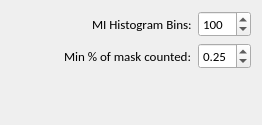
              <widget class="QWidget" name="page">
               <property name="geometry">
                <rect>
                 <x>0</x>
                 <y>0</y>
                 <width>262</width>
                 <height>125</height>
                </rect>
               </property>
               <attribute name="label">
                <string>METRIC OPTIONS</string>
               </attribute>
               <layout class="QGridLayout" name="gridLayout_5">
                <item row="2" column="0">
                 <layout class="QHBoxLayout" name="m_MetricZRadiusLabelLayout_14">
                  <item>
                   <spacer name="m_MetricZRadiusLabelSpace_14">
                    <property name="orientation">
                     <enum>Qt::Horizontal</enum>
                    </property>
                    <property name="sizeHint" stdset="0">
                     <size>
                      <width>40</width>
                      <height>20</height>
                     </size>
                    </property>
                   </spacer>
                  </item>
                  <item>
                   <widget class="QLabel" name="label_13">
                    <property name="font">
                     <font>
                      <family>Calibri</family>
                      <pointsize>10</pointsize>
                     </font>
                    </property>
                    <property name="styleSheet">
                     <string notr="true">background-color: rgba(255, 255, 255, 0);</string>
                    </property>
                    <property name="text">
                     <string>MI Histogram Bins:</string>
                    </property>
                   </widget>
                  </item>
                 </layout>
                </item>
                <item row="2" column="1">
                 <widget class="QSpinBox" name="m_HistogramBinsSpin">
                  <property name="font">
                   <font>
                    <family>Calibri</family>
                    <pointsize>10</pointsize>
                   </font>
                  </property>
                  <property name="toolTip">
                   <string>This controls the mutual information # of histogram bins when using images as your input.</string>
                  </property>
                  <property name="minimum">
                   <number>1</number>
                  </property>
                  <property name="maximum">
                   <number>1000</number>
                  </property>
                  <property name="singleStep">
                   <number>10</number>
                  </property>
                  <property name="value">
                   <number>100</number>
                  </property>
                 </widget>
                </item>
                <item row="3" column="0">
                 <layout class="QHBoxLayout" name="m_MetricZRadiusLabelLayout_15">
                  <item>
                   <spacer name="m_MetricZRadiusLabelSpace_15">
                    <property name="orientation">
                     <enum>Qt::Horizontal</enum>
                    </property>
                    <property name="sizeHint" stdset="0">
                     <size>
                      <width>40</width>
                      <height>20</height>
                     </size>
                    </property>
                   </spacer>
                  </item>
                  <item>
                   <widget class="QLabel" name="label_16">
                    <property name="font">
                     <font>
                      <family>Calibri</family>
                      <pointsize>10</pointsize>
                     </font>
                    </property>
                    <property name="styleSheet">
                     <string notr="true">background-color: rgba(255, 255, 255, 0);</string>
                    </property>
                    <property name="text">
                     <string>Min % of mask counted:</string>
                    </property>
                   </widget>
                  </item>
                 </layout>
                </item>
                <item row="3" column="1">
                 <widget class="QDoubleSpinBox" name="m_MinPercentPixelsSpin">
                  <property name="font">
                   <font>
                    <family>Calibri</family>
                    <pointsize>10</pointsize>
                   </font>
                  </property>
                  <property name="toolTip">
                   <string>When registering masks, set the minimum % of pixels to be within the bounding box for the metric to work.</string>
                  </property>
                  <property name="maximum">
                   <double>1.000000000000000</double>
                  </property>
                  <property name="singleStep">
                   <double>0.100000000000000</double>
                  </property>
                  <property name="value">
                   <double>0.250000000000000</double>
                  </property>
                 </widget>
                </item>
                <item row="4" column="0">
                 <spacer name="verticalSpacer_3">
                  <property name="orientation">
                   <enum>Qt::Vertical</enum>
                  </property>
                  <property name="sizeHint" stdset="0">
                   <size>
                    <width>20</width>
                    <height>40</height>
                   </size>
                  </property>
                 </spacer>
                </item>
               </layout>
              </widget>
